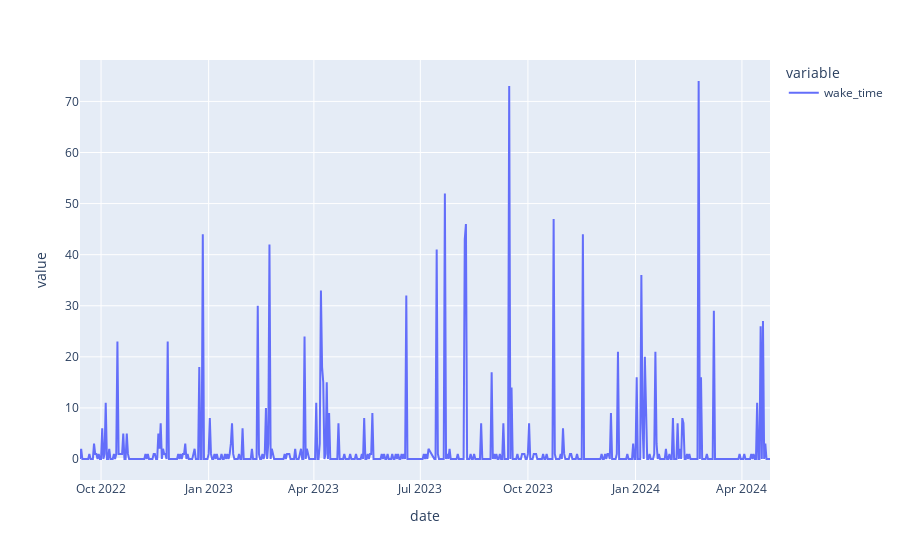

The notebook cell saved with this chart:
### Code cell
px.line(df_sleep['wake_time'])

### Figure 1 — Plotly figure (JSON) as saved in the notebook; plotly's stock layout.template omitted (floating-point values rounded to 4 significant figures; data arrays with more than 128 entries replaced by an {"elided": "..."} marker saying what was removed)
{"data": [{"hovertemplate": "variable=wake_time<br>date=%{x}<br>value=%{y}<extra></extra>", "legendgroup": "wake_time", "line": {"color": "#636efa", "dash": "solid"}, "marker": {"symbol": "circle"}, "mode": "lines", "name": "wake_time", "orientation": "v", "showlegend": true, "type": "scatter", "x": {"elided": "586 str values"}, "xaxis": "x", "y": {"elided": "586 int values"}, "yaxis": "y"}], "layout": {"legend": {"title": {"text": "variable"}, "tracegroupgap": 0}, "margin": {"t": 60}, "xaxis": {"anchor": "y", "domain": [0, 1], "title": {"text": "date"}}, "yaxis": {"anchor": "x", "domain": [0, 1], "title": {"text": "value"}}}}
